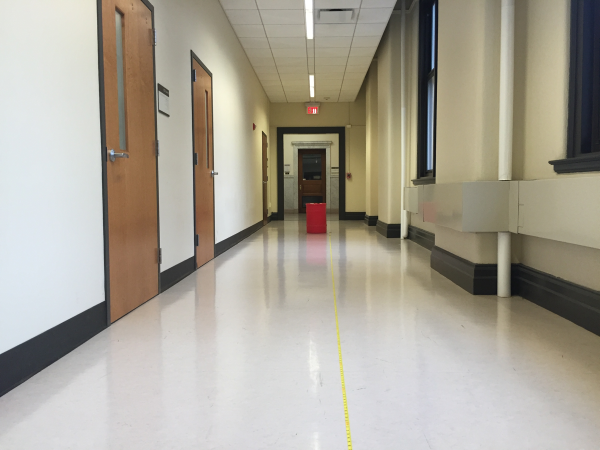
%> input picture Project 1/Training_set/train/10.1.png, 1200 x 900 px (shown at 1/2 size); its folder holds only this picture in this run
$ octave myAlgorithm.m   (GNU Octave 9; MATLAB toolbox functions it lacks are replaced by stand-ins)
%> lines starting %> are read from the running program, lines starting %| are printed output that depends on the picture
clc
clear all
close all

dirstruct = dir('train/*.png');
masks = dir('masks_paril/*.png');
% sumr = 0;
% sumg = 0;
% sumb = 0;
nnzpixels = 0;
totalpixels = 0;
R = [];
G = [];
B = [];
Rnb = [];
Gnb = [];
Bnb = [];
for i = 1:length(dirstruct)
	% Read one test image
	im = im2double(imread(strcat('train/',dirstruct(i).name)));
    %ycbcrmap = rgb2ycbcr(maskedRgbImage);
    BW = im2double(imread(strcat('masks/',dirstruct(i).name)));

    maskedRgbImage = bsxfun(@times,im,cast(BW,class(im)));
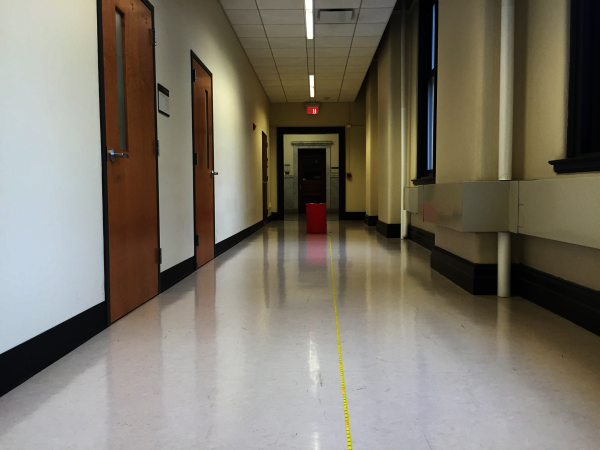
%> maskedRgbImage: size 900x1200x3 double (shown at 1/2 size); mean R, G, B 0.485, 0.461, 0.41
    nnzpixels = nnzpixels + nnz(BW);
%> nnzpixels = 3239996
    totalpixels = totalpixels + numel(BW);
%> totalpixels = 3240000
    r = maskedRgbImage(:,:,1);
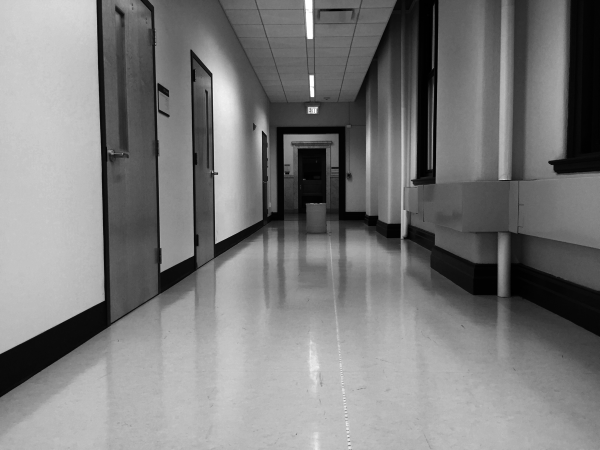
%> r: size 900x1200 double (shown at 1/2 size); min 0.000246, max 1, mean 0.485
    g = maskedRgbImage(:,:,2);
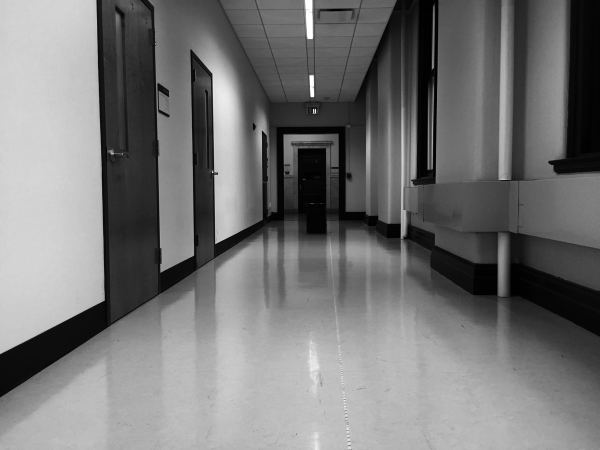
%> g: size 900x1200 double (shown at 1/2 size); min 0.00154, max 1, mean 0.461
    b = maskedRgbImage(:,:,3);
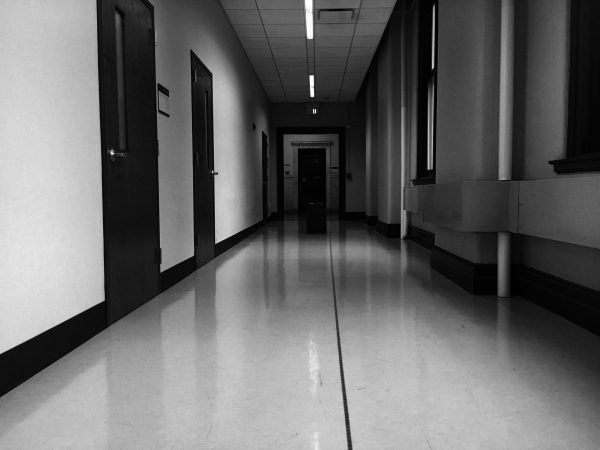
%> b: size 900x1200 double (shown at 1/2 size); min 0, max 1, mean 0.41
%> (the run ends here)

$ run again, on Project 1/Training_set/train/2_3.1.png
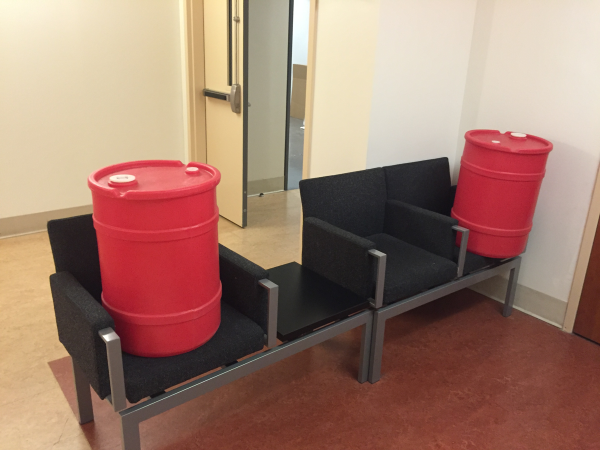
%> input picture Project 1/Training_set/train/2_3.1.png, 1200 x 900 px (shown at 1/2 size)
%> `maskedRgbImage = bsxfun(@times,im,cast(BW,class(im)));`:
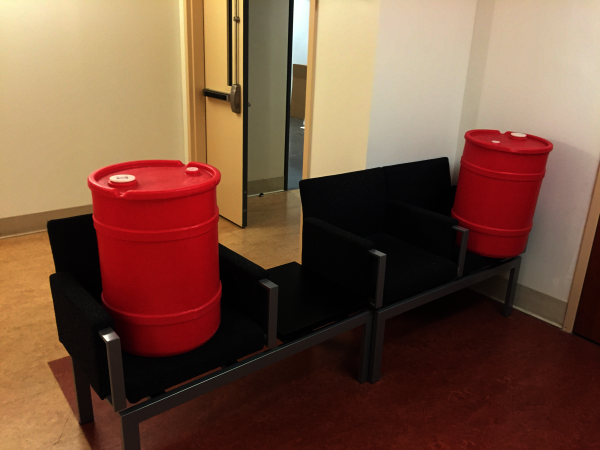
%> maskedRgbImage: size 900x1200x3 double (shown at 1/2 size); mean R, G, B 0.47, 0.329, 0.249
%> nnzpixels = 3240000
%> `b = maskedRgbImage(:,:,3);`:
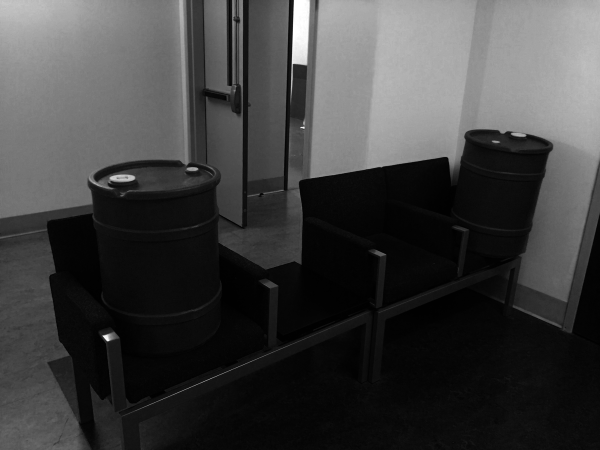
%> b: size 900x1200 double (shown at 1/2 size); min 0.000554, max 1, mean 0.249

$ run again, on Project 1/Training_set/train/3.1.png
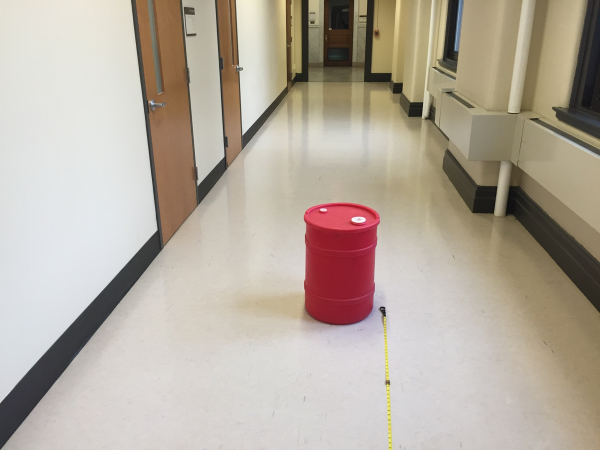
%> input picture Project 1/Training_set/train/3.1.png, 1200 x 900 px (shown at 1/2 size)
%> `maskedRgbImage = bsxfun(@times,im,cast(BW,class(im)));`:
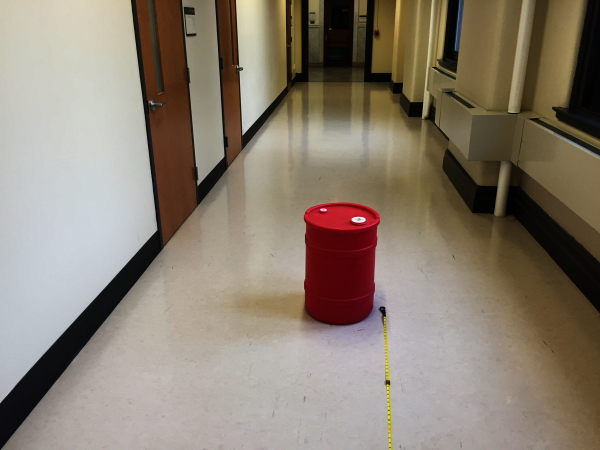
%> maskedRgbImage: size 900x1200x3 double (shown at 1/2 size); mean R, G, B 0.543, 0.5, 0.444
%> nnzpixels = 3239996
%> `b = maskedRgbImage(:,:,3);`:
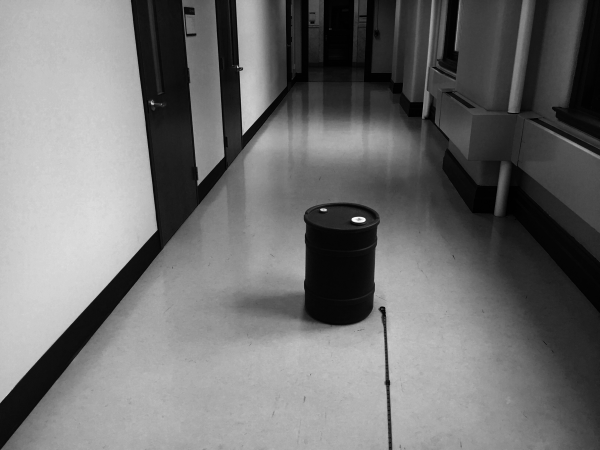
%> b: size 900x1200 double (shown at 1/2 size); min 0, max 1, mean 0.444

$ run again, on Project 1/Training_set/train/3.10.png
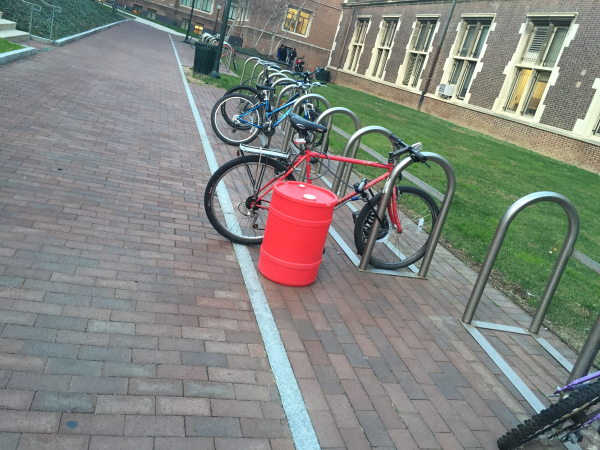
%> input picture Project 1/Training_set/train/3.10.png, 1200 x 900 px (shown at 1/2 size)
%> `maskedRgbImage = bsxfun(@times,im,cast(BW,class(im)));`:
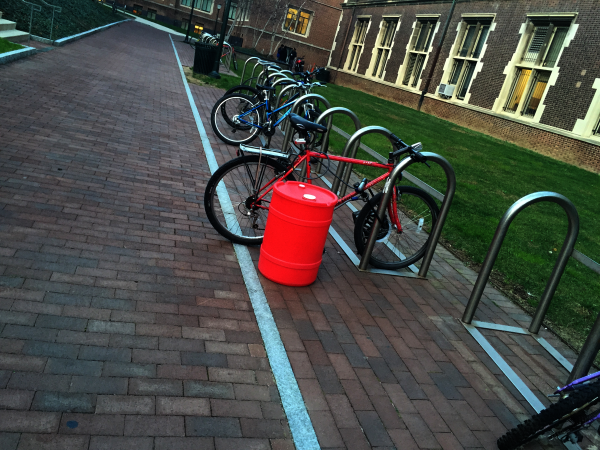
%> maskedRgbImage: size 900x1200x3 double (shown at 1/2 size); mean R, G, B 0.288, 0.295, 0.275
%> nnzpixels = 3239978
%> `b = maskedRgbImage(:,:,3);`:
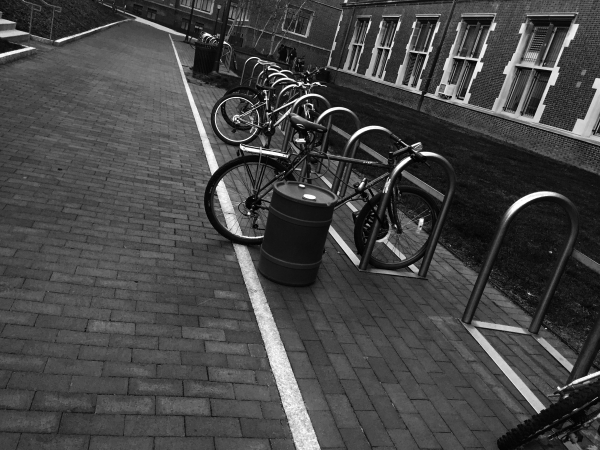
%> b: size 900x1200 double (shown at 1/2 size); min 0.000246, max 1, mean 0.275

$ run again, on Project 1/Training_set/train/14.png
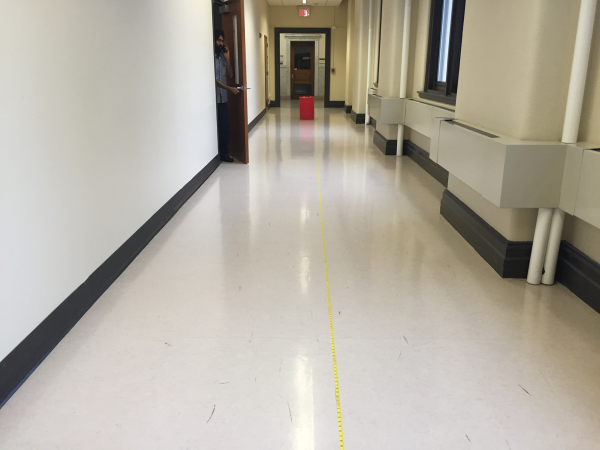
%> input picture Project 1/Training_set/train/14.png, 1200 x 900 px (shown at 1/2 size)
%> nnzpixels = 3239999
%> `b = maskedRgbImage(:,:,3);`:
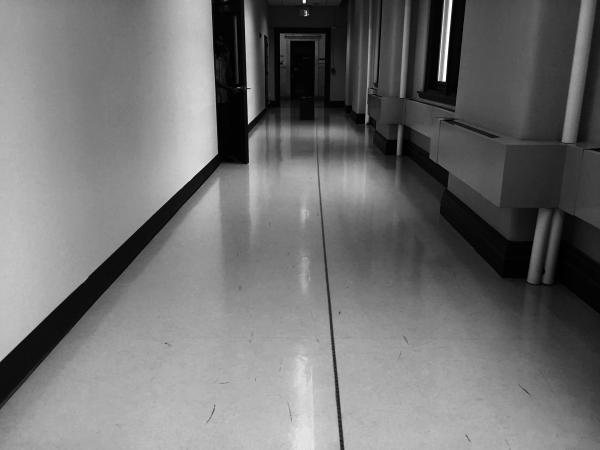
%> b: size 900x1200 double (shown at 1/2 size); min 0, max 1, mean 0.443
